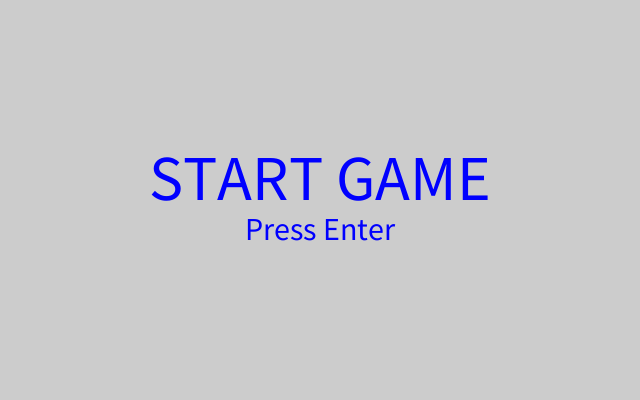
Frame 1 (no input)
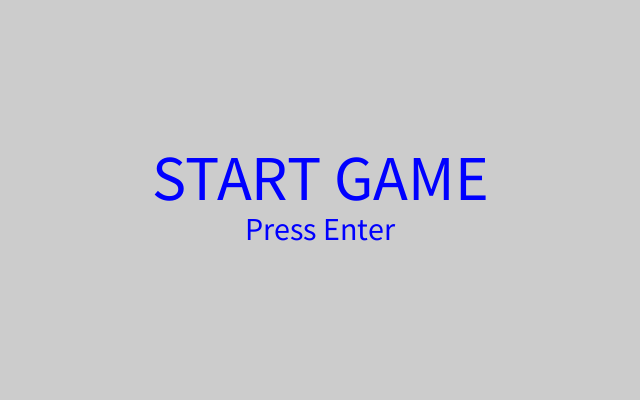
Frame 60 (the mouse pressed at the canvas centre just before this capture)
Frame 120 (the mouse held since frame 60 and released just before this capture): identical to frame 60, image omitted

The Processing sketch that drew these frames (run headless with seeded random() and noise(); from frame 60 on, the mouse is pressed at the canvas centre):

// Processing sketch: snake_game
// ── snake_game.pde
// types
class Point {
  int x, y;
  Point(int _x, int _y) { x=_x; y=_y; }
}

// constants
final int backgroundColor = 204; // gray
final int snakeColor = #ffff00; // yellow
final int startTextColor = #0000ff;  // blue
final int endTextColor = #ff0000;  // red
final int WIDTH = 32;
final int HEIGHT = 20;
final int RADIUS = 20;

// grid
final int EMPTY = 0;
final int APPLE = 1;
final int BODY = 2;
final int FACE = 3;
final int TAIL = 4;

// state
final int RUNNING = 0;
final int GAME_OVER = 1;
final int READY = 2;

int[] grid = new int[WIDTH*HEIGHT];
int direction;  // UP, DOWN, LEFT, RIGHT
int faceX, faceY;
int gameState;
String gameOverMessage;

// does not include face.
ArrayList<Point> snakePoints;

void setup() {
  frameRate(5);
}

void settings() {
  // Set window size.
  int w = WIDTH*RADIUS;
  int h = HEIGHT*RADIUS;
  //println(w, h);
  size(w,h);
  gameState = READY;
}

void startNewGame() {
  // Reset grid.
  for(int i=0; i<WIDTH*HEIGHT; i++) {
    grid[i] = EMPTY;
  }
  snakePoints = new ArrayList<Point>();
  gameState = RUNNING;
  // Initial positions. TODO: randomize.
  faceX = 4;
  faceY = 4;
  grid[faceX + faceY*WIDTH] = FACE;
  direction = RIGHT;
  int appleX = 4;
  int appleY = 8;
  grid[appleX + appleY*WIDTH] = APPLE;
}

void drawFace(int x, int y, float angle) {
  int r = RADIUS;
  fill(snakeColor);
  int fx = (x*RADIUS) + RADIUS/2;
  int fy = (y*RADIUS) + RADIUS/2;
  arc(fx,fy,r,r, angle, angle+PI+HALF_PI, PIE);
}

void drawApple(int x, int y) {
  fill(#ff0000);
  int fx = (x*RADIUS) + RADIUS/2;
  int fy = (y*RADIUS) + RADIUS/2;
  circle(fx, fy, RADIUS);
}

void drawBody(int x, int y) {
  fill(snakeColor);
  square((x*RADIUS), (y*RADIUS), RADIUS);
}

void gameOver(String message) {
  gameState = GAME_OVER;
  gameOverMessage = message;
  println("GAME OVER:", message);
}

void newApple() {
  int appleX = (int)random(WIDTH);
  int appleY = (int)random(HEIGHT);
  grid[appleX + appleY*WIDTH] = APPLE;
}

void moveFace(int dx, int dy) {
  int oldX = faceX, oldY = faceY;
  grid[faceX + faceY*WIDTH] = EMPTY;
  faceX += dx;
  faceY += dy;
  if(faceX < 0 || faceY < 0 || faceX >= WIDTH || faceY >= HEIGHT) {
    println(faceX, faceY);
    gameOver("hit edge");
    return;
  }
  int g = grid[faceX + faceY*WIDTH];
  boolean lengthen = false;
  switch(g) {
    case EMPTY: break;
    case BODY: case FACE: case TAIL: gameOver("hit self"); return;
    case APPLE:
      // TODO: lengthen
      newApple();
      lengthen = true;
      break;
    default:
      println("grid error", g);
      gameOver("internal error");
  }
  grid[faceX + faceY*WIDTH] = FACE;
  if(lengthen) {
    println("eat", oldX, oldY);
    Point p = new Point(oldX, oldY);
    snakePoints.add(0, p);
    grid[oldX + oldY*WIDTH] = BODY;
  } else {
    if(snakePoints.size() > 0) {
      Point p = snakePoints.get(snakePoints.size()-1);
      grid[p.x + p.y*WIDTH] = EMPTY;
    }
    for(int i=snakePoints.size()-1; i>0; i--) {
      Point p = snakePoints.get(i-1);
      snakePoints.set(i, p);
      grid[p.x + p.y*WIDTH] = BODY;
    }
    if(snakePoints.size() > 0) {
      Point p = new Point(oldX, oldY);
      snakePoints.set(0, p);
      grid[p.x + p.y*WIDTH] = BODY;
    }
  }
}

void keyPressed() {
  //println("keyPressed", key, keyCode);
  switch(gameState) {
    case RUNNING: keyRunning(); break;
    case READY: keyReady(); break;
    case GAME_OVER: keyGameOver(); break;
  }
}

void keyReady() {
  println("keyPressed. key:", key, ", keyCode:", keyCode);
  if(keyCode == ENTER) {
    startNewGame();
  }
}

void keyGameOver() {
  if(keyCode == ENTER) {
    gameState = READY;
  }
}

void keyRunning() {
  if(key == CODED) {
    switch(keyCode) {
      case UP:
      case DOWN:
      case LEFT:
      case RIGHT:
        setDirection(keyCode);
        break;
    }
  }
}

void setDirection(int newDir) {
  // Prevent snake from going straight back into itself.
  // Such a move would guarantee instant loss.
  switch(newDir) {
    case UP: if(direction == DOWN) return; break;
    case DOWN: if(direction == UP) return; break;
    case LEFT: if(direction == RIGHT) return; break;
    case RIGHT: if(direction == LEFT) return; break;
  }
  direction = newDir;
}

void draw() {
  switch(gameState) {
    case RUNNING: drawRunning(); break;
    case READY: drawReady(); break;
    case GAME_OVER: drawGameOver(); break;
  }
}

void drawReady() {
  background(backgroundColor);
  textAlign(CENTER);
  textSize(64);
  fill(startTextColor);
  text("START GAME", WIDTH*RADIUS/2, HEIGHT*RADIUS/2);
  textSize(32);
  text("Press Enter", WIDTH*RADIUS/2, HEIGHT*RADIUS/2 + 40);
}

void drawGameOver() {
  textAlign(CENTER);
  textSize(64);
  fill(endTextColor);
  text("GAME OVER", WIDTH*RADIUS/2, HEIGHT*RADIUS/2);
  textSize(32);
  text(gameOverMessage, WIDTH*RADIUS/2, HEIGHT*RADIUS/2 + 40);
  String pointsMessage = "points: "+snakePoints.size();
  text(pointsMessage, WIDTH*RADIUS/2, HEIGHT*RADIUS/2 + 80);
}

void drawRunning() {
  int faceRotation=0;
  // Update.
  switch(direction) {
    case RIGHT: moveFace(1, 0); faceRotation=0; break;
    case DOWN: moveFace(0, 1); faceRotation=1; break;
    case LEFT: moveFace(-1, 0); faceRotation=2; break;
    case UP: moveFace(0, -1); faceRotation=3; break;
    default:
      println("direction error", direction);
      gameOver("internal error");
  }

  // Draw.
  background(backgroundColor);
  for(int y=0; y<HEIGHT; y++) {
    for(int x=0; x<WIDTH; x++) {
      int g = grid[x + y*WIDTH];
      switch(g) {
        case EMPTY: break;
        case APPLE: drawApple(x, y); break;
        case FACE: {
          float angle = (faceRotation * HALF_PI) + QUARTER_PI;
          drawFace(x, y, angle);
          break;
        }
        case BODY: drawBody(x, y); break;
        default:
          println("grid error", g);
          gameOver("internal error");
      }
    }
  }
}
